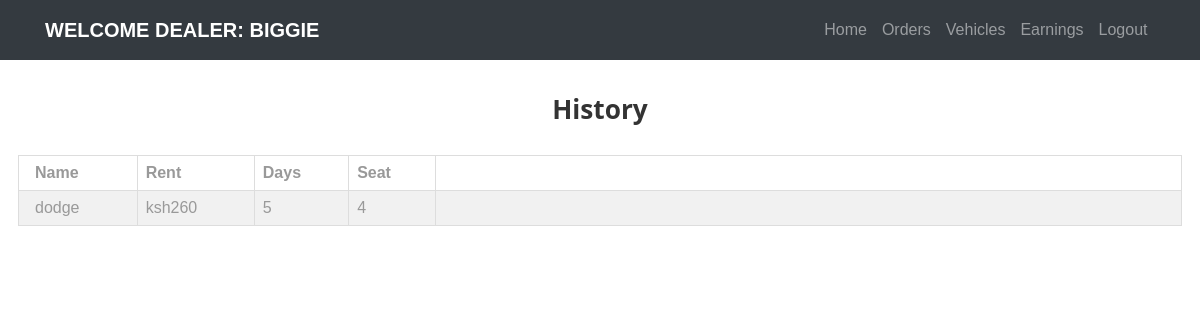
The app's page /car_dealer_portal/history/ (signed in), older data.
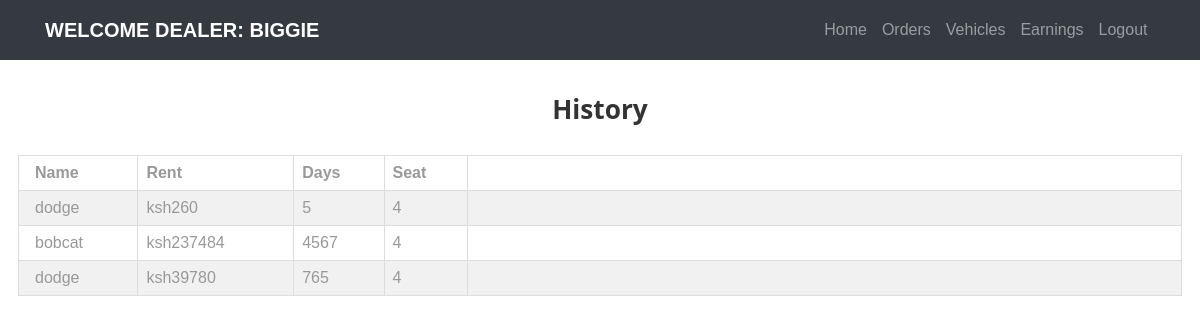
The same page, newer data.
### customer_portal/models.py (models this page shows)
class Orders(models.Model):
    user = models.ForeignKey(User, on_delete=models.PROTECT)
    car_dealer = models.ForeignKey(CarDealer, on_delete=models.PROTECT)
    rent = models.CharField(max_length=8)
    vehicle = models.ForeignKey(Vehicles, on_delete=models.PROTECT)
    days = models.CharField(max_length = 3)
    is_complete = models.BooleanField(default = False)

### car_dealer_portal/models.py (models this page shows)
class Vehicles(models.Model):
    car_name = models.CharField(max_length = 20)
    car_image = models.ImageField(default='static/car-1.png')
    color = models.CharField(max_length = 10)
    dealer = models.ForeignKey(CarDealer, on_delete = models.PROTECT)
    area = models.ForeignKey(Area, on_delete=models.SET_NULL, null = True)
    capacity = models.CharField(max_length = 2)
    is_available = models.BooleanField(default = True)
    description = models.CharField(max_length = 100)

### car_dealer_portal/views.py (the view)
@login_required
def history(request):
    user = User.objects.get(username = request.user)
    car_dealer = CarDealer.objects.get(car_dealer = user)
    orders = Orders.objects.filter(car_dealer = car_dealer)
    order_list = []
    for o in orders:
        order_list.append(o)
    return render(request, 'car_dealer/history.html', {'wallet':car_dealer.wallet, 'order_list':order_list})

### car_dealer_portal/templates/car_dealer/history.html (shortened to what this page needs)
{% extends 'car_dealer/base.html' %}
{% block content %}
<h3 class="w3-center" style="padding-top:30"><b>History</b></h3>
<div style="padding:18">
<table class="w3-table w3-striped w3-center">
  <tr>
    <th>Name </th>
    <th>Rent </th>
    <th>Days </th>
    <th>Seat</th>
    <th>
    </th>
  </tr>
  {% for order in order_list %}
  <tr>
    <td>{{order.vehicle.car_name}}</td>
    <td>ksh{{order.rent}}</td>
    <td>{{order.days}}</td>
    <td>{{order.vehicle.capacity}}</td>
    <td>
    </td>
  </tr>
  {% endfor %}
</table>
</div>
{% endblock %}

Row changes from the older to the newer data that the page shows:
added Orders: vehicle.car_name "bobcat", rent "237484", days "4567", vehicle.capacity "4"
added Orders: vehicle.car_name "dodge", rent "39780", days "765", vehicle.capacity "4"
